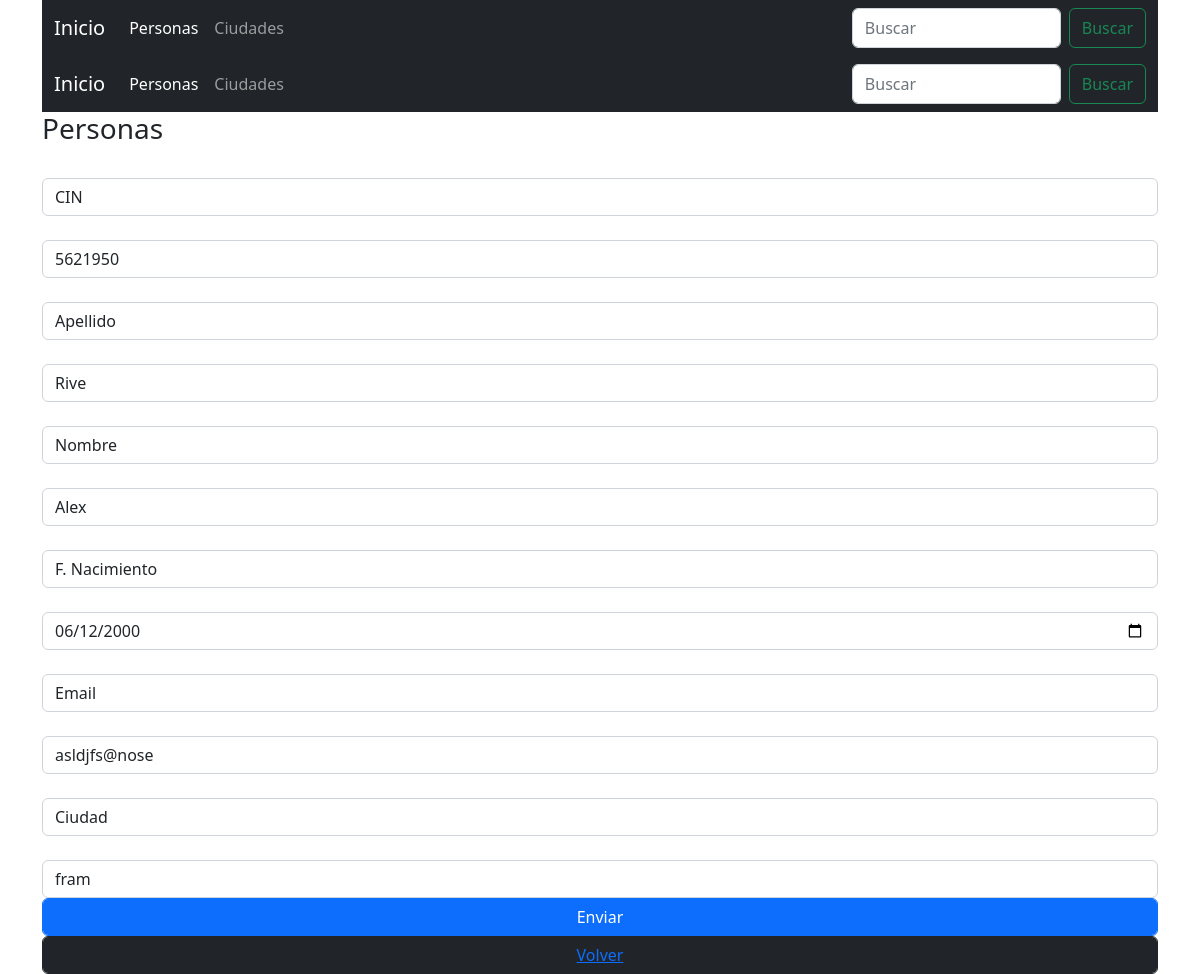
/personas/index.php?mod=edit&id=1, run on an earlier commit of the app's database.
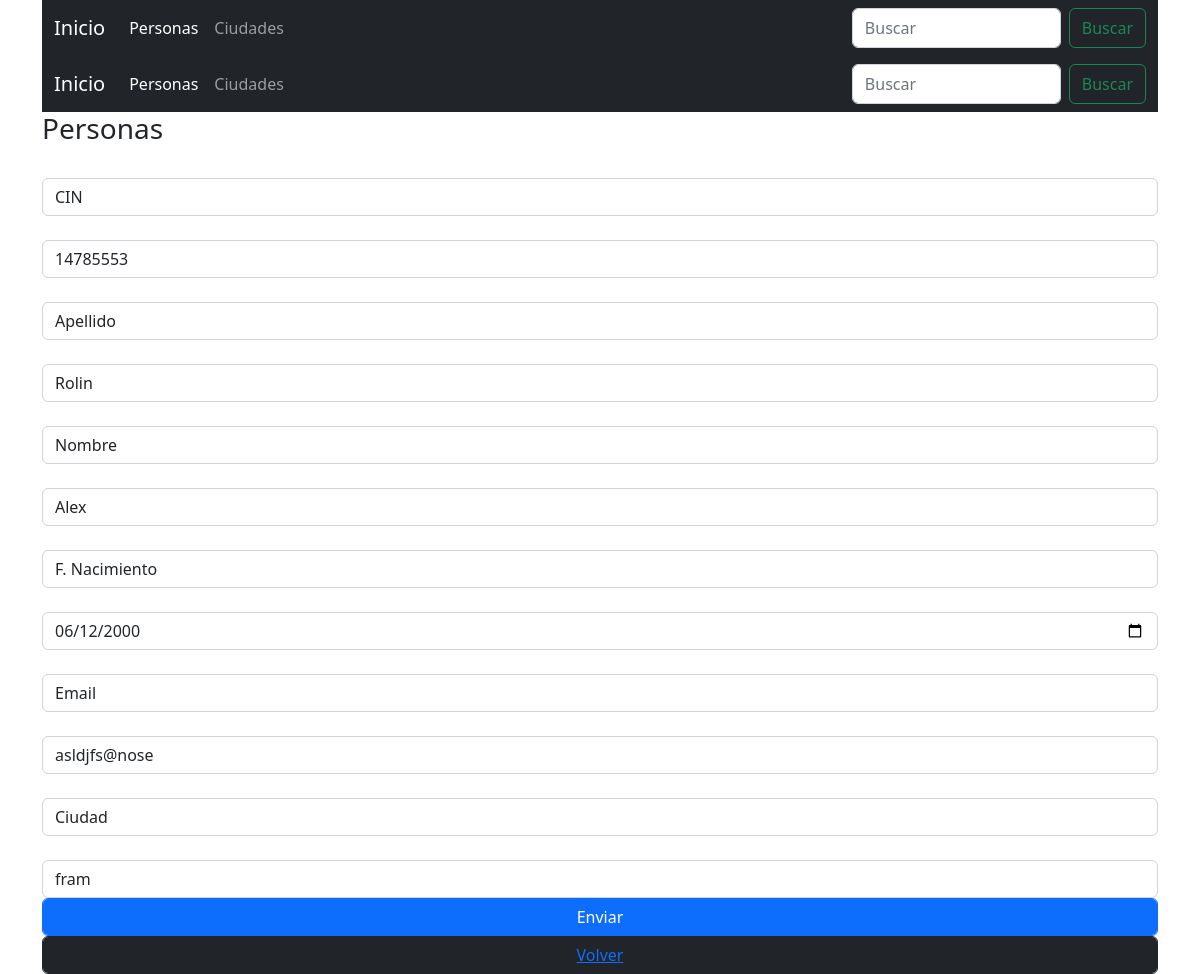
And on a later commit of the database.
### tables this page shows
CREATE TABLE `personas` (
  `id` int(11) NOT NULL,
  `cin` varchar(20) NOT NULL,
  `nombre` varchar(60) NOT NULL,
  `apellido` varchar(60) NOT NULL,
  `fenac` date DEFAULT NULL,
  `email` varchar(30) DEFAULT NULL,
  `ciudad_id` int(11) NOT NULL
);

### libs/personas.lib.php (called while the page is built, shortened)
<?php
function mostrarPorId($link,$id){
  $sql="SELECT * FROM personas WHERE id=".$id;
  $resultado = mysqli_query($link, $sql);
  if ($resultado) {
    return $resultado;
  }
}
?>

### libs/ciudades.lib.php (called while the page is built, shortened)
<?php
function mostrarCiudades($link) {
  $sql="SELECT * FROM ciudades order by id ";
  $resultado = mysqli_query($link, $sql);
  if ($resultado) {
     return $resultado;
    }
}
 ?>

### personas/form.php (the view, shortened to what this page needs)
<?php
if ($res){
$data=mysqli_fetch_array($res);
}
 ?>
<link href="https://cdn.jsdelivr.net/npm/bootstrap@5.2.0-beta1/dist/css/bootstrap.min.css" rel="stylesheet">
<h3>Personas</h3>
<form class="" action="index.php" method="post">
  <input class="form-control" type="hidden" name="id" value="<?php if ($data['id']){ echo $data['id'];  } else { echo -1;} ?>">  <br>
  <label class="form-control" for="cin">CIN</label><br>
  <input class="form-control" type="text" name="cin" value="<?php if ($data['cin']){ echo $data['cin'];} ?>"><br>
  <label class="form-control" for="apellido">Apellido</label><br>
  <input class="form-control" type="text" name="apellido" value="<?php if ($data['apellido']){ echo $data['apellido'];} ?>"><br>
  <label class="form-control" for="nombre">Nombre</label><br>
  <input class="form-control" type="text" name="nombre" value="<?php if ($data['nombre']){ echo $data['nombre'];} ?>"><br>
  <label class="form-control" for="fenac">F. Nacimiento</label><br>
  <input class="form-control" type="date" name="fenac" value="<?php if ($data['fenac']){ echo $data['fenac'];} ?>"><br>
  <label class="form-control" for="email">Email</label><br>
  <input class="form-control" type="text" name="email" value="<?php if ($data['email']){ echo $data['email'];} ?>"><br>
  <label class="form-control" for="ciudad_id">Ciudad</label><br>
  <select class="form-control" name="ciudad_id">
    <?php
    while ($d=mysqli_fetch_array($ciudades))
    {
      $sel='';
      echo "<option  value='".$d['id']."'".$sel.">".$d['ciudades']."</option>";
    }
    ?>
  </select>
  <button class="form-control btn btn-primary" type="submit" > <i class="ion-android-send"></i> Enviar</button>
  <button class="form-control btn btn-dark"type="submit"><a href="index.php"><i class="ion-arrow-return-left"></i> Volver</a></button>
</form>

What changed in the data, as far as the page shows it:
changed personas "Alex": cin "5621950" → "14785553"; apellido "Rive" → "Rolin"
